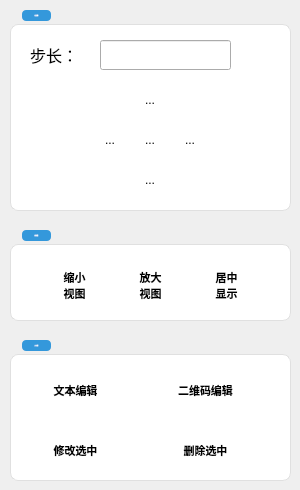
       <widget class="QWidget" name="page_4">
        <widget class="QGroupBox" name="groupBox_5">
         <property name="geometry">
          <rect>
           <x>10</x>
           <y>10</y>
           <width>281</width>
           <height>201</height>
          </rect>
         </property>
         <property name="font">
          <font>
           <family>Microsoft YaHei</family>
           <pointsize>-1</pointsize>
           <italic>false</italic>
           <bold>true</bold>
          </font>
         </property>
         <property name="styleSheet">
          <string notr="true">QGroupBox{font: bold 14px &quot;Microsoft YaHei&quot;; color: #2c3e50; border: 1px solid #e0e0e0; border-radius: 8px; margin-top: 14px; padding-top: 18px; background: #ffffff;}
QGroupBox::title{subcontrol-origin: margin; left: 12px; padding: 4px 12px; background: #3498db; color: white; border-radius: 4px;}</string>
         </property>
         <property name="title">
          <string>位置调整</string>
         </property>
         <widget class="QLabel" name="label_32">
          <property name="geometry">
           <rect>
            <x>20</x>
            <y>30</y>
            <width>41</width>
            <height>30</height>
           </rect>
          </property>
          <property name="font">
           <font>
            <family>微软雅黑</family>
            <pointsize>12</pointsize>
            <bold>false</bold>
           </font>
          </property>
          <property name="styleSheet">
           <string/>
          </property>
          <property name="text">
           <string>步长：</string>
          </property>
         </widget>
         <widget class="QLineEdit" name="lineEdit_15">
          <property name="geometry">
           <rect>
            <x>90</x>
            <y>30</y>
            <width>131</width>
            <height>30</height>
           </rect>
          </property>
          <property name="styleSheet">
           <string/>
          </property>
         </widget>
         <widget class="QToolButton" name="moveUpBtn">
          <property name="geometry">
           <rect>
            <x>120</x>
            <y>70</y>
            <width>40</width>
            <height>40</height>
           </rect>
          </property>
          <property name="styleSheet">
           <string notr="true"> QToolButton {
        opacity: 1;
 		border: none;
}
/* 按下状态 */
QToolButton:pressed {
   background-color: #546E7A; /* 深石板灰 */
    background-image: none;
    padding-top: 12px;
    padding-bottom: 8px;
    border: 1px solid #37474F; /* 深色边框模拟阴影 */
}
</string>
          </property>
          <property name="text">
           <string>...</string>
          </property>
          <property name="icon">
           <iconset resource="OCRdemo.qrc">
            <normaloff>:/PIC/Resources/PICs/add_top.png</normaloff>:/PIC/Resources/PICs/add_top.png</iconset>
          </property>
          <property name="arrowType">
           <enum>Qt::ArrowType::NoArrow</enum>
          </property>
         </widget>
         <widget class="QToolButton" name="moveRighBtn">
          <property name="geometry">
           <rect>
            <x>160</x>
            <y>110</y>
            <width>40</width>
            <height>40</height>
           </rect>
          </property>
          <property name="styleSheet">
           <string notr="true"> QToolButton {
        opacity: 1;
 		border: none;
}
/* 按下状态 */
QToolButton:pressed {
   background-color: #546E7A; /* 深石板灰 */
    background-image: none;
    padding-top: 12px;
    padding-bottom: 8px;
    border: 1px solid #37474F; /* 深色边框模拟阴影 */
}
</string>
          </property>
          <property name="text">
           <string>...</string>
          </property>
          <property name="icon">
           <iconset resource="OCRdemo.qrc">
            <normaloff>:/PIC/Resources/PICs/add_right.png</normaloff>:/PIC/Resources/PICs/add_right.png</iconset>
          </property>
          <property name="arrowType">
           <enum>Qt::ArrowType::NoArrow</enum>
          </property>
         </widget>
         <widget class="QToolButton" name="moveLeftBtn">
          <property name="geometry">
           <rect>
            <x>80</x>
            <y>110</y>
            <width>40</width>
            <height>40</height>
           </rect>
          </property>
          <property name="styleSheet">
           <string notr="true"> QToolButton {
        opacity: 1;
 		border: none;
}
/* 按下状态 */
QToolButton:pressed {
   background-color: #546E7A; /* 深石板灰 */
    background-image: none;
    padding-top: 12px;
    padding-bottom: 8px;
    border: 1px solid #37474F; /* 深色边框模拟阴影 */
}
</string>
          </property>
          <property name="text">
           <string>...</string>
          </property>
          <property name="icon">
           <iconset resource="OCRdemo.qrc">
            <normaloff>:/PIC/Resources/PICs/add_left.png</normaloff>:/PIC/Resources/PICs/add_left.png</iconset>
          </property>
          <property name="arrowType">
           <enum>Qt::ArrowType::NoArrow</enum>
          </property>
         </widget>
         <widget class="QToolButton" name="moveDownBtn">
          <property name="geometry">
           <rect>
            <x>120</x>
            <y>150</y>
            <width>40</width>
            <height>40</height>
           </rect>
          </property>
          <property name="styleSheet">
           <string notr="true"> QToolButton {
        opacity: 1;
 		border: none;
}
/* 按下状态 */
QToolButton:pressed {
   background-color: #546E7A; /* 深石板灰 */
    background-image: none;
    padding-top: 12px;
    padding-bottom: 8px;
    border: 1px solid #37474F; /* 深色边框模拟阴影 */
}
</string>
          </property>
          <property name="text">
           <string>...</string>
          </property>
          <property name="icon">
           <iconset resource="OCRdemo.qrc">
            <normaloff>:/PIC/Resources/PICs/add_bottom.png</normaloff>:/PIC/Resources/PICs/add_bottom.png</iconset>
          </property>
          <property name="popupMode">
           <enum>QToolButton::ToolButtonPopupMode::DelayedPopup</enum>
          </property>
          <property name="arrowType">
           <enum>Qt::ArrowType::NoArrow</enum>
          </property>
         </widget>
         <widget class="QToolButton" name="moveToPosition">
          <property name="geometry">
           <rect>
            <x>120</x>
            <y>110</y>
            <width>40</width>
            <height>40</height>
           </rect>
          </property>
          <property name="styleSheet">
           <string notr="true"> QToolButton {
        opacity: 1;
 		border: none;
}
/* 按下状态 */
QToolButton:pressed {
   background-color: #546E7A; /* 深石板灰 */
    background-image: none;
    padding-top: 12px;
    padding-bottom: 8px;
    border: 1px solid #37474F; /* 深色边框模拟阴影 */
}
</string>
          </property>
          <property name="text">
           <string>...</string>
          </property>
          <property name="icon">
           <iconset resource="OCRdemo.qrc">
            <normaloff>:/PIC/Resources/PICs/branch_open.png</normaloff>:/PIC/Resources/PICs/branch_open.png</iconset>
          </property>
          <property name="arrowType">
           <enum>Qt::ArrowType::NoArrow</enum>
          </property>
         </widget>
        </widget>
        <widget class="QGroupBox" name="groupBox_7">
         <property name="geometry">
          <rect>
           <x>10</x>
           <y>230</y>
           <width>281</width>
           <height>91</height>
          </rect>
         </property>
         <property name="font">
          <font>
           <family>Microsoft YaHei</family>
           <pointsize>-1</pointsize>
           <italic>false</italic>
           <bold>true</bold>
          </font>
         </property>
         <property name="styleSheet">
          <string notr="true">QGroupBox{font: bold 14px &quot;Microsoft YaHei&quot;; color: #2c3e50; border: 1px solid #e0e0e0; border-radius: 8px; margin-top: 14px; padding-top: 18px; background: #ffffff;}
QGroupBox::title{subcontrol-origin: margin; left: 12px; padding: 4px 12px; background: #3498db; color: white; border-radius: 4px;}</string>
         </property>
         <property name="title">
          <string>视图缩放</string>
         </property>
         <widget class="QWidget" name="horizontalLayoutWidget">
          <property name="geometry">
           <rect>
            <x>10</x>
            <y>30</y>
            <width>261</width>
            <height>51</height>
           </rect>
          </property>
          <layout class="QHBoxLayout" name="horizontalLayout_2">
           <item>
            <widget class="QToolButton" name="toolButton_44">
             <property name="font">
              <font>
               <family>微软雅黑</family>
               <pointsize>8</pointsize>
               <bold>true</bold>
              </font>
             </property>
             <property name="styleSheet">
              <string notr="true"> QToolButton {
        opacity: 1;
 		border: none;
}
/* 按下状态 */
QToolButton:pressed {
   background-color: #546E7A; /* 深石板灰 */
    background-image: none;
    padding-top: 12px;
    padding-bottom: 8px;
    border: 1px solid #37474F; /* 深色边框模拟阴影 */
}
</string>
             </property>
             <property name="text">
              <string>缩小
视图</string>
             </property>
             <property name="icon">
              <iconset resource="OCRdemo.qrc">
               <normaloff>:/PNG/Resources/PNG/zoomin.png</normaloff>:/PNG/Resources/PNG/zoomin.png</iconset>
             </property>
             <property name="iconSize">
              <size>
               <width>30</width>
               <height>30</height>
              </size>
             </property>
             <property name="toolButtonStyle">
              <enum>Qt::ToolButtonStyle::ToolButtonTextBesideIcon</enum>
             </property>
            </widget>
           </item>
           <item>
            <widget class="QToolButton" name="toolButton_43">
             <property name="font">
              <font>
               <family>微软雅黑</family>
               <pointsize>8</pointsize>
               <bold>true</bold>
              </font>
             </property>
             <property name="styleSheet">
              <string notr="true"> QToolButton {
        opacity: 1;
 		border: none;
}
/* 按下状态 */
QToolButton:pressed {
   background-color: #546E7A; /* 深石板灰 */
    background-image: none;
    padding-top: 12px;
    padding-bottom: 8px;
    border: 1px solid #37474F; /* 深色边框模拟阴影 */
}
</string>
             </property>
             <property name="text">
              <string>放大
视图</string>
             </property>
             <property name="icon">
              <iconset resource="OCRdemo.qrc">
               <normaloff>:/PNG/Resources/PNG/zoomout.png</normaloff>:/PNG/Resources/PNG/zoomout.png</iconset>
             </property>
             <property name="iconSize">
              <size>
               <width>30</width>
               <height>30</height>
              </size>
             </property>
             <property name="toolButtonStyle">
              <enum>Qt::ToolButtonStyle::ToolButtonTextBesideIcon</enum>
             </property>
            </widget>
           </item>
           <item>
            <widget class="QToolButton" name="toolButton_45">
             <property name="font">
              <font>
               <family>微软雅黑</family>
               <pointsize>8</pointsize>
               <bold>true</bold>
              </font>
             </property>
             <property name="styleSheet">
              <string notr="true"> QToolButton {
        opacity: 1;
 		border: none;
}
/* 按下状态 */
QToolButton:pressed {
   background-color: #546E7A; /* 深石板灰 */
    background-image: none;
    padding-top: 12px;
    padding-bottom: 8px;
    border: 1px solid #37474F; /* 深色边框模拟阴影 */
}
</string>
             </property>
             <property name="text">
              <string>居中
显示</string>
             </property>
             <property name="icon">
              <iconset resource="OCRdemo.qrc">
               <normaloff>:/PNG/Resources/PNG/zoomauto.png</normaloff>:/PNG/Resources/PNG/zoomauto.png</iconset>
             </property>
             <property name="iconSize">
              <size>
               <width>30</width>
               <height>30</height>
              </size>
             </property>
             <property name="toolButtonStyle">
              <enum>Qt::ToolButtonStyle::ToolButtonTextBesideIcon</enum>
             </property>
            </widget>
           </item>
          </layout>
         </widget>
        </widget>
        <widget class="QGroupBox" name="groupBox_10">
         <property name="geometry">
          <rect>
           <x>10</x>
           <y>340</y>
           <width>281</width>
           <height>141</height>
          </rect>
         </property>
         <property name="font">
          <font>
           <family>Microsoft YaHei</family>
           <pointsize>-1</pointsize>
           <italic>false</italic>
           <bold>true</bold>
          </font>
         </property>
         <property name="styleSheet">
          <string notr="true">QGroupBox{font: bold 14px &quot;Microsoft YaHei&quot;; color: #2c3e50; border: 1px solid #e0e0e0; border-radius: 8px; margin-top: 14px; padding-top: 18px; background: #ffffff;}
QGroupBox::title{subcontrol-origin: margin; left: 12px; padding: 4px 12px; background: #3498db; color: white; border-radius: 4px;}</string>
         </property>
         <property name="title">
          <string>文本设置</string>
         </property>
         <widget class="QToolButton" name="toolButton_42">
          <property name="geometry">
           <rect>
            <x>10</x>
            <y>30</y>
            <width>111</width>
            <height>41</height>
           </rect>
          </property>
          <property name="font">
           <font>
            <family>微软雅黑</family>
            <pointsize>8</pointsize>
            <bold>true</bold>
           </font>
          </property>
          <property name="styleSheet">
           <string notr="true"> QToolButton {
        opacity: 1;
 		border: none;
}
/* 按下状态 */
QToolButton:pressed {
   background-color: #546E7A; /* 深石板灰 */
    background-image: none;
    padding-top: 12px;
    padding-bottom: 8px;
    border: 1px solid #37474F; /* 深色边框模拟阴影 */
}
</string>
          </property>
          <property name="text">
           <string>文本编辑</string>
          </property>
          <property name="icon">
           <iconset resource="OCRdemo.qrc">
            <normaloff>:/PNG/Resources/PNG/mtext.png</normaloff>:/PNG/Resources/PNG/mtext.png</iconset>
          </property>
          <property name="iconSize">
           <size>
            <width>30</width>
            <height>30</height>
           </size>
          </property>
          <property name="toolButtonStyle">
           <enum>Qt::ToolButtonStyle::ToolButtonTextBesideIcon</enum>
          </property>
         </widget>
         <widget class="QToolButton" name="toolButton_48">
          <property name="geometry">
           <rect>
            <x>140</x>
            <y>30</y>
            <width>111</width>
            <height>41</height>
           </rect>
          </property>
          <property name="font">
           <font>
            <family>微软雅黑</family>
            <pointsize>8</pointsize>
            <bold>true</bold>
           </font>
          </property>
          <property name="styleSheet">
           <string notr="true"> QToolButton {
        opacity: 1;
 		border: none;
}
/* 按下状态 */
QToolButton:pressed {
   background-color: #546E7A; /* 深石板灰 */
    background-image: none;
    padding-top: 12px;
    padding-bottom: 8px;
    border: 1px solid #37474F; /* 深色边框模拟阴影 */
}
</string>
          </property>
          <property name="text">
           <string>二维码编辑</string>
          </property>
          <property name="icon">
           <iconset resource="OCRdemo.qrc">
            <normaloff>:/PNG/Resources/PNG/QR.png</normaloff>:/PNG/Resources/PNG/QR.png</iconset>
          </property>
          <property name="iconSize">
           <size>
            <width>30</width>
            <height>30</height>
           </size>
          </property>
          <property name="toolButtonStyle">
           <enum>Qt::ToolButtonStyle::ToolButtonTextBesideIcon</enum>
          </property>
         </widget>
         <widget class="QToolButton" name="toolButton_49">
          <property name="geometry">
           <rect>
            <x>10</x>
            <y>90</y>
            <width>111</width>
            <height>41</height>
           </rect>
          </property>
          <property name="font">
           <font>
            <family>微软雅黑</family>
            <pointsize>8</pointsize>
            <bold>true</bold>
           </font>
          </property>
          <property name="styleSheet">
           <string notr="true"> QToolButton {
        opacity: 1;
 		border: none;
}
/* 按下状态 */
QToolButton:pressed {
   background-color: #546E7A; /* 深石板灰 */
    background-image: none;
    padding-top: 12px;
    padding-bottom: 8px;
    border: 1px solid #37474F; /* 深色边框模拟阴影 */
}
</string>
          </property>
          <property name="text">
           <string>修改选中</string>
          </property>
          <property name="icon">
           <iconset resource="OCRdemo.qrc">
            <normaloff>:/PNG/Resources/PNG/revise.png</normaloff>:/PNG/Resources/PNG/revise.png</iconset>
          </property>
          <property name="iconSize">
           <size>
            <width>30</width>
            <height>30</height>
           </size>
          </property>
          <property name="toolButtonStyle">
           <enum>Qt::ToolButtonStyle::ToolButtonTextBesideIcon</enum>
          </property>
         </widget>
         <widget class="QToolButton" name="toolButton_46">
          <property name="geometry">
           <rect>
            <x>140</x>
            <y>90</y>
            <width>111</width>
            <height>41</height>
           </rect>
          </property>
          <property name="font">
           <font>
            <family>微软雅黑</family>
            <pointsize>8</pointsize>
            <bold>true</bold>
           </font>
          </property>
          <property name="styleSheet">
           <string notr="true"> QToolButton {
        opacity: 1;
 		border: none;
}
/* 按下状态 */
QToolButton:pressed {
   background-color: #546E7A; /* 深石板灰 */
    background-image: none;
    padding-top: 12px;
    padding-bottom: 8px;
    border: 1px solid #37474F; /* 深色边框模拟阴影 */
}
</string>
          </property>
          <property name="text">
           <string>删除选中</string>
          </property>
          <property name="icon">
           <iconset resource="OCRdemo.qrc">
            <normaloff>:/PNG/Resources/PNG/delete.png</normaloff>:/PNG/Resources/PNG/delete.png</iconset>
          </property>
          <property name="iconSize">
           <size>
            <width>30</width>
            <height>30</height>
           </size>
          </property>
          <property name="toolButtonStyle">
           <enum>Qt::ToolButtonStyle::ToolButtonTextBesideIcon</enum>
          </property>
         </widget>
        </widget>
       </widget>
